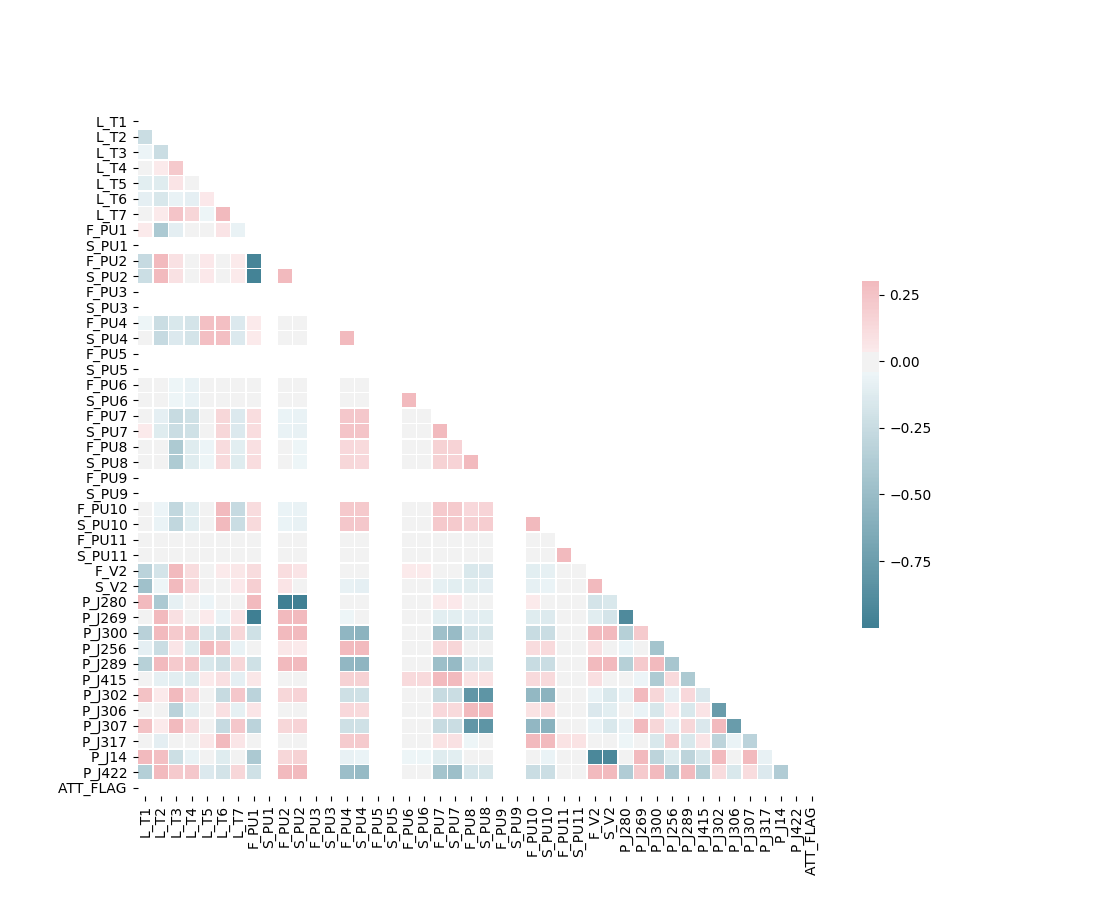

Recreate this plot in Python.
import numpy as np
import pandas as pd
import seaborn as sns
import matplotlib.pyplot as plt

def parser(x):
	return pd.datetime.strptime(x, '%d/%m/%y %H')

series = pd.read_csv('BATADAL_dataset03.csv', header=0, parse_dates=[0], date_parser=parser)
correlated_values = series.corr()

mask = np.zeros_like(correlated_values, dtype=np.bool)
mask[np.triu_indices_from(mask)] = True

f, ax = plt.subplots(figsize=(11, 9))

cmap = sns.diverging_palette(220, 10, as_cmap=True)

sns.heatmap(correlated_values, mask=mask, cmap=cmap, vmax=.3, center=0,
            square=True, linewidths=.5, cbar_kws={"shrink": .5})

plt.show()
